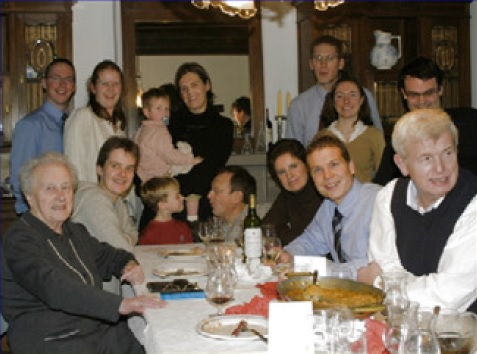
#> input picture project/code/source_imgs/famille1.jpg, 477 x 354 px
$ python poisson.py
#> lines starting #> are read from the running program, lines starting #| are printed output that depends on the picture; after the words box and inside, x2 and y2 are one past the last pixel; in counts of white or black regions, pixels touching at a corner belong together
#> in poisson_edit_from_path, source is the input picture: shape (354, 477, 3); mean R, G, B 109.6, 98.1, 86.2
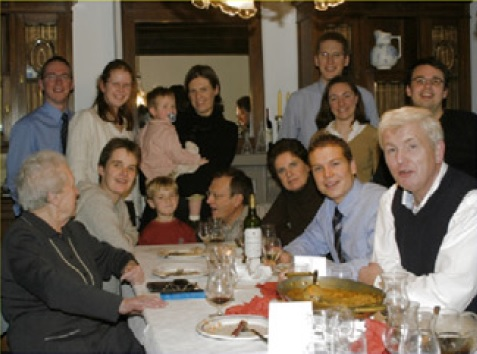
#> input picture project/code/source_imgs/famille2.jpg, 477 x 354 px
#> in poisson_edit_from_path, target is the input picture: shape (354, 477, 3); mean R, G, B 106.6, 94.6, 81.8
import cv2
import numpy as np
import scipy.sparse as sp
from scipy.sparse.linalg import spsolve
from os import path
from PIL import Image

def laplacian_matrix(n, m):
    """
    Generate the Poisson matrix.
    """
    # Create the main diagonal
    main_diag = 4 * sp.eye(m, format='lil')

    # Create the diagonals for the -1s within each block
    off_diag_1 = -1 * sp.eye(m, k=1, format='lil')
    off_diag_2 = -1 * sp.eye(m, k=-1, format='lil')

    # Combine the diagonals within each block
    mat_D = main_diag + off_diag_1 + off_diag_2

    # Create the block diagonal matrix for all blocks
    mat_A = sp.block_diag([mat_D] * n, format='lil')

    # Add the off-diagonal blocks
    for i in range(n - 1):
        mat_A[i * m:(i + 1) * m, (i + 1) * m:(i + 2) * m] = -1 * sp.eye(m, format='lil')
        mat_A[(i + 1) * m:(i + 2) * m, i * m:(i + 1) * m] = -1 * sp.eye(m, format='lil')

    return mat_A

def poisson_edit(source, target, mask, offset):
    """
    poisson blending function.
    Refer to:
    Perez et. al., "Poisson Image Editing", 2003.
    """
#> called with offset = (0, 0)
    y_max, x_max = target.shape[:-1]
#> y_max = 354; x_max = 477
    y_min, x_min = 0, 0
    x_range = x_max - x_min
#> x_range = 477
    y_range = y_max - y_min
#> y_range = 354

    M = np.float32([[1, 0, offset[0]], [0, 1, offset[1]]])
    source = cv2.warpAffine(source, M, (x_range, y_range))

    mask = mask[y_min:y_max, x_min:x_max]
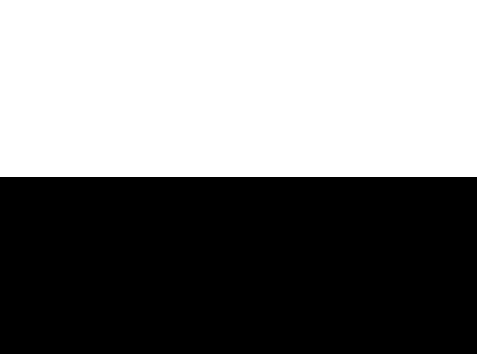
#> mask: shape (354, 477); values 0 (black) and 1 (white), 50% white; 1 white region, box (x1, y1, x2, y2) and area: (0, 0, 477, 177) 84429
    mask = (mask != 0).astype(np.uint8)
    mat_A = laplacian_matrix(y_range, x_range).tolil()
    laplacian = mat_A.tocsc() # for \Delta g

    # set the region outside the mask to identity
    for y in range(1, y_range - 1):
        for x in range(1, x_range - 1):
            if mask[y, x] == 0:
                k = x + y * x_range
                mat_A[k, k] = 1
                mat_A[k, k + 1] = 0
                mat_A[k, k - 1] = 0
                mat_A[k, k + x_range] = 0
                mat_A[k, k - x_range] = 0
    mat_A = mat_A.tocsc()

    mask_flat = mask.flatten()
    for channel in range(source.shape[2]):
        source_flat = source[y_min:y_max, x_min:x_max, channel].flatten()
        target_flat = target[y_min:y_max, x_min:x_max, channel].flatten()
        mat_b = laplacian.dot(source_flat) * 1 # alpha = 1
        mat_b[mask_flat==0] = target_flat[mask_flat==0]
        x = spsolve(mat_A, mat_b)
        x = x.reshape((y_range, x_range))

        x[x > 255] = 255
        x[x < 0] = 0
        x = x.astype('uint8')
        target[y_min:y_max, x_min:x_max, channel] = x
#> this loop made 3 passes
#> pass 1, in poisson_edit, `x = x.reshape((y_range, x_range))`:
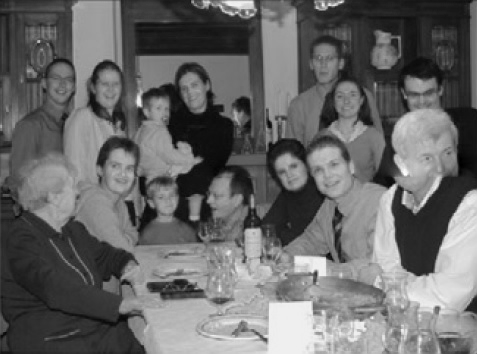
#> x: shape (354, 477) float64; min -9.45, max 272.2, mean 106.1; drawn with min black and max white
#> pass 2, in poisson_edit, `x = x.reshape((y_range, x_range))`:
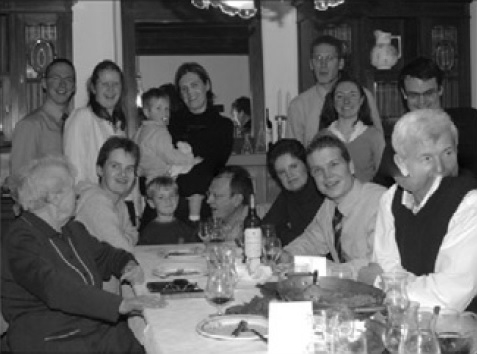
#> x: shape (354, 477) float64; min -8.09, max 255, mean 94.4; drawn with min black and max white
#> after the loop:
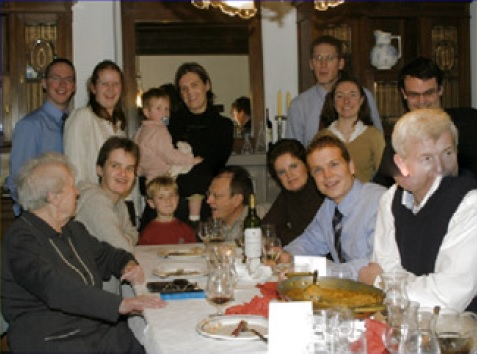
#> target: shape (354, 477, 3); mean R, G, B 105.9, 94.2, 81.9
#> after the loop:
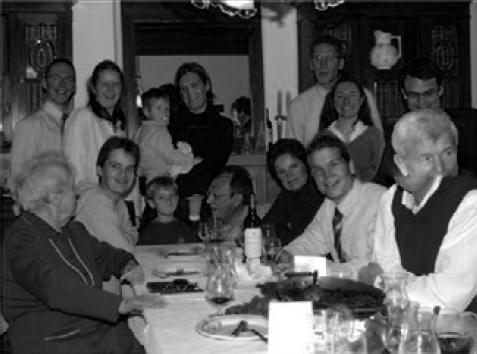
#> x: shape (354, 477); min 0, max 255, mean 81.9

    return target


def poisson_edit_from_path(source, target, mask=None, offset=(0,0)):
    '''
    test poisson edit function
    '''
    source = np.array(Image.open(source).convert('RGB'))
    target = np.array(Image.open(target).convert('RGB'))
    if mask is None:
        # 上半部分为1，下半部分为0. 最终结果为上半部分为source的图像，下半部分为target的图像
        mask = np.ones_like(source[:, :, 0])
        mask[source.shape[0] // 2:, :] = 0
    else:
        mask = np.array(Image.open(mask).convert('L'))
    result = poisson_edit(source, target, mask, offset)
    return result

if __name__ == '__main__':
    scr_dir = '../source_imgs'
    res = poisson_edit_from_path(path.join(scr_dir, "famille1.jpg"),
                                 path.join(scr_dir, "famille2.jpg"))
    Image.fromarray(res).save('test_poission.jpg')
